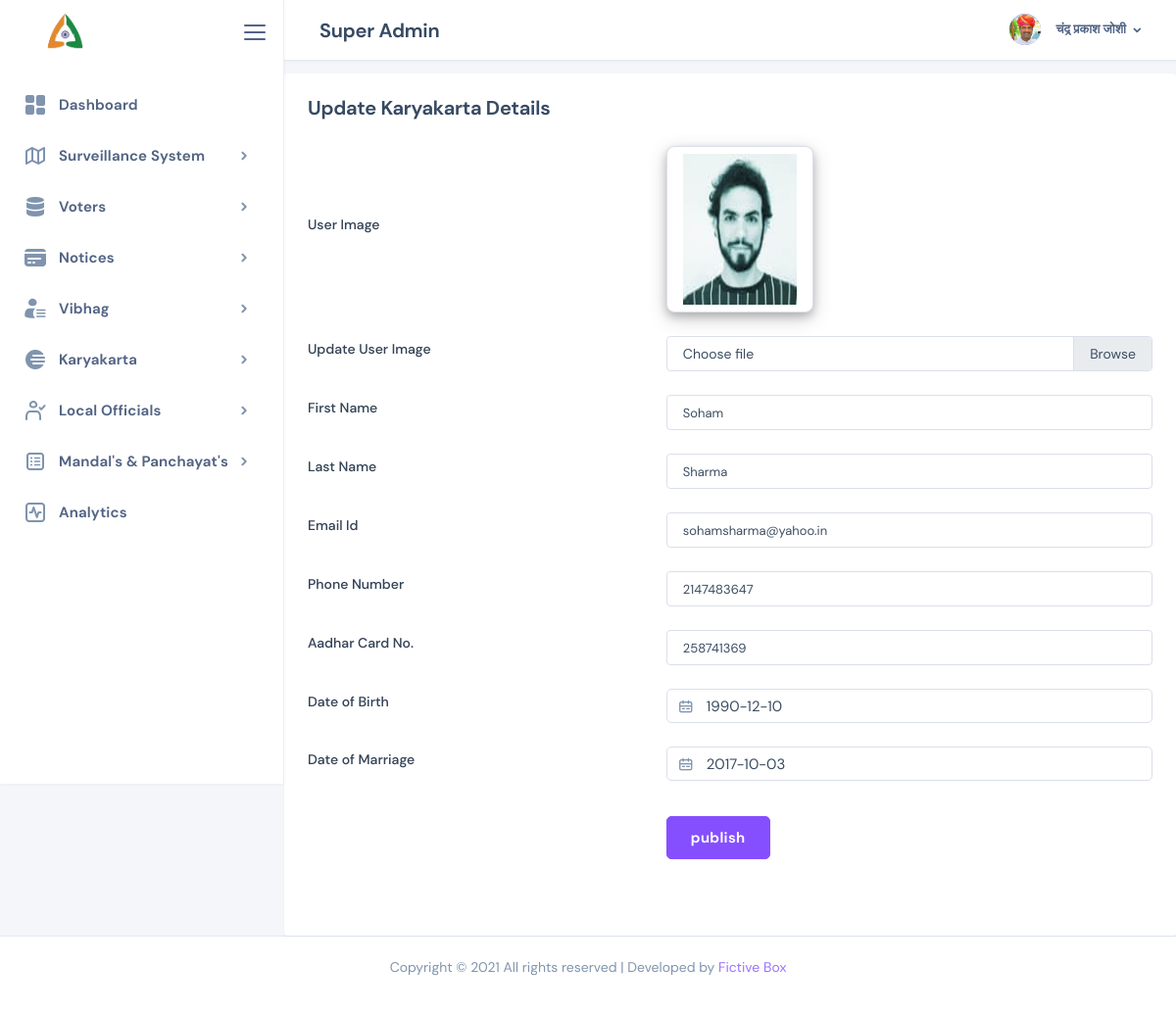
Screenshot of /admin/edit_worker.php?id=16 (signed in) with the database file from the repository.
### tables this page shows
CREATE TABLE `tbl_department` (
  `id` int(11) NOT NULL AUTO_INCREMENT,
  `name` varchar(100) NOT NULL,
  PRIMARY KEY (`id`),
  UNIQUE KEY `name` (`name`)
);

CREATE TABLE `tbl_bjp_workers` (
  `id` int(11) NOT NULL AUTO_INCREMENT,
  `f_name` varchar(255) NOT NULL,
  `l_name` varchar(255) DEFAULT NULL,
  `user_image` varchar(255) DEFAULT NULL,
  `email` varchar(255) DEFAULT NULL,
  `phone_no` bigint(20) NOT NULL,
  `aadhar_no` bigint(20) DEFAULT NULL,
  `dob` date NOT NULL,
  `dom` date DEFAULT NULL,
  `created_at` timestamp NOT NULL DEFAULT current_timestamp() ON UPDATE current_timestamp(),
  `updated_at` timestamp NULL DEFAULT NULL,
  PRIMARY KEY (`id`)
);

### configs/includes.php (called while the page is built, shortened)
<?php
function get_user_details($conn,$user_id){
    $query = "SELECT department_id,f_name,l_name,user_image,email,username,assigned_loksabha FROM tbl_admin_users WHERE id=$user_id";
    mysqli_set_charset($conn,'utf8');
    $loginUser = mysqli_query($conn, $query);
    $loginUserData = mysqli_fetch_assoc($loginUser);
    return $loginUserData;
}
function get_department_details($conn,$deptId){
    $dept = "SELECT name FROM tbl_department WHERE id=$deptId";
    mysqli_set_charset($conn,'utf8');
    $deptData = mysqli_query($conn, $dept);
    $deptName = mysqli_fetch_assoc($deptData)['name'];
    return $deptName;
}
function get_bjp_workers($conn,$worker_id){
    $response = array();
    $query = "SELECT id, f_name, l_name, user_image, email, phone_no, aadhar_no, dob, dom FROM tbl_bjp_workers";
    $query = isset($worker_id) ? $query." where id = $worker_id" : $query;
    mysqli_set_charset($conn,'utf8');
    $value= mysqli_query($conn,$query);
    $result= mysqli_fetch_all($value);
    foreach($result as $key => $value){
        foreach($value as $innerKey => $innerValue){
            $response[$key]['id'] = $value[0];
            $response[$key]['f_name'] = $value[1];
            $response[$key]['l_name'] = isset($value[2]) ? $value[2] : '' ;
            $response[$key]['user_image'] = $value[3];
            $response[$key]['email'] = $value[4];
            $response[$key]['phone_no'] = $value[5];
            $response[$key]['aadhar_no'] = $value[6];
            $response[$key]['dob'] = $value[7];
            $response[$key]['dom'] = $value[8];
        }
    }
    if(count($response) > 1 || !isset($worker_id)){
    }else{
        $response = $response[0];
    }
    return $response;
}
?>

### admin/edit_worker.php (the view, shortened to what this page needs)
<?php
include_once '../configs/includes.php';
if (!isset($_SESSION['user_id'])) {
    header("Location: login.php");
} else {
    $worker_dir_name = dirname($_SERVER['PHP_SELF']);
    $user_id = $_SESSION['user_id'];
    $loginUserData = get_user_details($conn, $user_id);
    $adminName = $loginUserData['f_name'] . ' ' . $loginUserData['l_name'];
    $adminImage = $loginUserData['user_image'];
}
$bjp_worker_details = get_bjp_workers($conn,$_GET['id']);
?>
<!DOCTYPE html>
<html lang="zxx" class="js">
<?php include_once 'head.php'; ?>
<body class="nk-body bg-lighter npc-default has-sidebar">
    <div class="nk-app-root">
        <div class="nk-main ">
            <?php include_once 'sidebar.php'; ?>
            <div class="nk-wrap ">
                <?php include_once 'header.php'; ?>
                <div class="nk-block nk-block-lg">
                    <div class="nk-block-head" style="padding: 75px 10px 0px 10px;">
                    </div>
                    <div class="card">
                        <div class="card-inner">
                            <div class="card-head">
                                <h5 class="card-title">Update Karyakarta Details</h5>
                            </div>
                            <form method="POST" enctype="multipart/form-data" class="gy-3">
                                <div class="row g-3 align-center">
                                    <div class="col-lg-5">
                                        <div class="form-group">
                                            <label class="form-label" for="site-name">User Image</label>
                                        </div>
                                    </div>
                                    <div class="col-lg-7">
                                        <div class="form-group">
                                            <div class="form-control-wrap">
                                                <img class="form-control" src=<?php
                                                $image_file = isset($bjp_worker_details['user_image']) ? $bjp_worker_details['user_image'] : 'no-user-image.png';
                                                echo $worker_dir_name . '/images/avatar/'.$image_file ?> id="output" style="width: 150px; height:170px;  background-color: white;  box-shadow: 0 4px 8px 0 rgba(0, 0, 0, 0.2), 0 6px 20px 0 rgba(0, 0, 0, 0.19); border-radius: 8px;">
                                            </div>
                                        </div>
                                    </div>
                                </div>
                                <div class="row g-3 align-center">
                                    <div class="col-lg-5">
                                        <div class="form-group">
                                            <label class="form-label">Update User Image</label>
                                        </div>
                                    </div>
                                    <div class="col-lg-7">
                                        <div class="form-group">
                                            <div class="form-control-wrap">
                                                <div class="custom-file">
                                                    <label class="custom-file-label" for="customFile">Choose file</label>
                                                </div>
                                            </div>
                                        </div>
                                    </div>
                                </div>
                                <div class="row g-3 align-center">
                                    <div class="col-lg-5">
                                        <div class="form-group">
                                            <label class="form-label">First Name</label>
                                        </div>
                                    </div>
                                    <div class="col-lg-7">
                                        <div class="form-group">
                                            <div class="form-control-wrap">
                                            <input type="text" class="form-control" placeholder="Enter first name" name="f_name" onkeypress="return AvoidSpace(event)" value="<?php echo $bjp_worker_details['f_name']?>" required>
                                            </div>
                                        </div>
                                    </div>
                                </div>
                                <div class="row g-3 align-center">
                                    <div class="col-lg-5">
                                        <div class="form-group">
                                            <label class="form-label">Last Name</label>
                                        </div>
                                    </div>
                                    <div class="col-lg-7">
                                        <div class="form-group">
                                            <div class="form-control-wrap">
                                            <input type="text" class="form-control" placeholder="Enter last name" name="l_name" onkeypress="return AvoidSpace(event)" value="<?php echo $bjp_worker_details['l_name']?>">
                                            </div>
                                        </div>
                                    </div>
                                </div>
                                <div class="row g-3 align-center">
                                    <div class="col-lg-5">
                                        <div class="form-group">
                                            <label class="form-label">Email Id</label>
                                        </div>
                                    </div>
                                    <div class="col-lg-7">
                                        <div class="form-group">
                                            <div class="form-control-wrap">
                                            <input type="email" class="form-control" placeholder="Enter e-mail address" name="worker_email" onblur="validateEmail(this)" onkeypress="return AvoidSpace(event)" value="<?php echo $bjp_worker_details['email']?>">
                                            </div>
                                        </div>
                                    </div>
                                </div>
                                <div class="row g-3 align-center">
                                    <div class="col-lg-5">
                                        <div class="form-group">
                                            <label class="form-label">Phone Number</label>
                                        </div>
                                    </div>
                                    <div class="col-lg-7">
                                        <div class="form-group">
                                            <div class="form-control-wrap">
                                            <input type="number" class="form-control" placeholder="Enter phone number" name="phone_no" onkeypress="return AvoidSpace(event)" value="<?php echo $bjp_worker_details['phone_no']?>" required>
                                            </div>
                                        </div>
                                    </div>
                                </div>
                                <div class="row g-3 align-center">
                                    <div class="col-lg-5">
                                        <div class="form-group">
                                            <label class="form-label">Aadhar Card No.</label>
                                        </div>
                                    </div>
                                    <div class="col-lg-7">
                                        <div class="form-group">
                                            <div class="form-control-wrap">
                                            <input type="number" class="form-control" placeholder="Enter adhaar number" name="aadhar_no" onkeypress="return AvoidSpace(event)" value="<?php echo $bjp_worker_details['aadhar_no']?>" required>
                                            </div>
                                        </div>
                                    </div>
                                </div>
                                <div class="row g-3 align-center">
                                    <div class="col-lg-5">
                                        <div class="form-group">
                                            <label class="form-label">Date of Birth</label>
                                        </div>
                                    </div>
                                    <div class="col-lg-7">
                                        <div class="form-group">
                                            <div class="form-control-wrap">
                                            <div class="form-icon form-icon-left">
                                                <em class="icon ni ni-calendar"></em>
                                            </div>
                                                <input value="<?php echo $bjp_worker_details['dob']?>" style="max-height: 35px;" type="text" name="dob" placeholder="Enter birthday date" class="form-control form-control-xl form-control-outlined date-picker disableKeyPress"  onkeypress="return AvoidSpace(event)" id="outlined-date-picker" required data-date-format="yyyy-mm-dd">
                                            </div>
                                        </div>
                                    </div>
                                </div>
                                <div class="row g-3 align-center">
                                    <div class="col-lg-5">
                                        <div class="form-group">
                                            <label class="form-label">Date of Marriage</label>
                                        </div>
                                    </div>
                                    <div class="col-lg-7">
                                        <div class="form-group">
                                            <div class="form-control-wrap">
                                            <div class="form-icon form-icon-left">
                                                <em class="icon ni ni-calendar"></em>
                                            </div>
                                                <?php
                                                $dom = (date('Y',strtotime($bjp_worker_details['dom'])) > '1970') ? date('d-m-Y',strtotime($bjp_worker_details['dom'])) : NULL;
                                                if($dom)
                                                    $dom = $bjp_worker_details['dom'];
                                                else
                                                    $dom = NULL;
                                                ?>
                                                <input value="<?php echo $dom;?>" style="max-height: 35px;" type="text" name="dom" placeholder="Enter marriage date" class="form-control form-control-xl form-control-outlined date-picker disableKeyPress"  onkeypress="return AvoidSpace(event)" id="outlined-date-picker" data-date-format="yyyy-mm-dd">
                                            </div>
                                        </div>
                                    </div>
                                </div>
                                <div class="row g-3">
                                    <div class="col-lg-7 offset-lg-5">
                                        <div class="form-group mt-2">
                                            <button type="submit" class="btn btn-lg btn-primary">publish</button><br><br><br>
                                        </div>
                                    </div>
                                </div>
                            </form>
                        </div>
                    </div>
                </div>
            </div>
        </div>
        <?php include_once 'footer.php'; ?>
    </div>
</body>
</html>

### admin/header.php (shortened to what this page needs)
<?php
include_once '../configs/includes.php';
$user_id = $_SESSION['user_id'];
$loginUserData = get_user_details($conn,$user_id);
$deptId = $loginUserData['department_id'];
$deptNameValue = get_department_details($conn, $deptId);
?>
<div class="nk-header nk-header-fixed is-light">
    <div class="container-fluid">
        <div class="nk-header-wrap">
            <h5 style="padding-top: 8px;"><?php
            $deptName = ($deptName === 'Super Admin')? $deptName : $deptName . ' Department';
            echo $deptName ?></h5>
            <div class="nk-header-tools">
                <ul class="nk-quick-nav">
                    <li class="dropdown user-dropdown">
                        <a href="#" class="dropdown-toggle mr-n1" data-toggle="dropdown">
                            <div class="user-toggle">
                                <div class="user-avatar sm">
                                    <img src="images/avatar/<?php echo $adminImage ?>" />
                                </div>
                                <div class="user-info d-none d-xl-block">
                                    <div class="user-name dropdown-indicator"><?php echo $adminName; ?></div>
                                </div>
                            </div>
                        </a>
                    </li>
                </ul>
            </div>
        </div>
    </div>
</div>

### rows the page displays
tbl_department: name "Super Admin"
tbl_bjp_workers: user_image (picture), f_name "Soham", l_name "Sharma", worker_email "sohamsharma@yahoo.in", phone_no "2147483647", aadhar_no "258741369", dob "1990-12-10", dom "2017-10-03"

### other values shown
$adminName "चंद्र प्रकाश जोशी"
